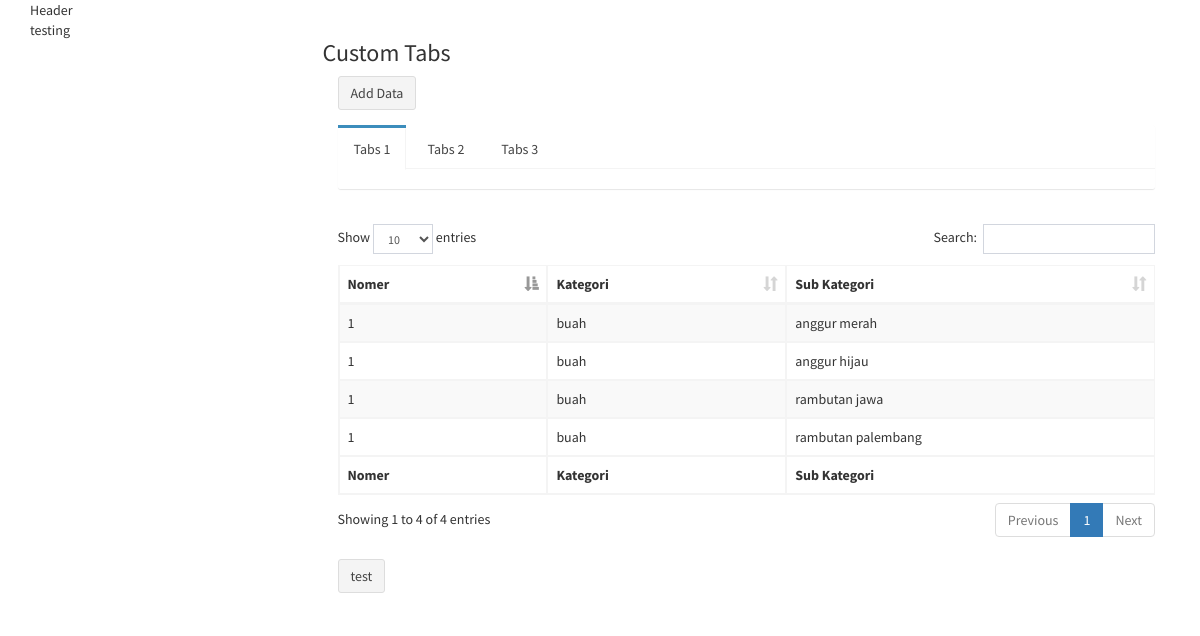
The page /index.php/tabs/detail/1 on the database its author committed.
### tables this page shows
CREATE TABLE IF NOT EXISTS `data` (
  `id_data` int(11) NOT NULL AUTO_INCREMENT,
  `id_tabs` int(11) NOT NULL,
  `nomer` int(11) NOT NULL,
  `content` text NOT NULL,
  PRIMARY KEY (`id_data`),
  KEY `id_tabs` (`id_tabs`)
);

CREATE TABLE IF NOT EXISTS `sub_menu` (
  `id_sub` int(11) NOT NULL AUTO_INCREMENT,
  `id_data` int(11) NOT NULL,
  `kategori` varchar(50) NOT NULL,
  `sub_kategori` varchar(50) NOT NULL,
  PRIMARY KEY (`id_sub`),
  KEY `id_data` (`id_data`),
  KEY `id_data_2` (`id_data`)
);

CREATE TABLE IF NOT EXISTS `menu` (
  `id` int(11) NOT NULL AUTO_INCREMENT,
  `menu` varchar(11) NOT NULL,
  PRIMARY KEY (`id`)
);

### application/controllers/Tabs.php (called while the page is built, shortened)
<?php
class Tabs extends CI_Controller {
        public function __construct() {
            $this->load->model('Model_tabs');
        }
        public function detail($id)
	{
                $data['menu']       = $this->Model_tabs->get_menu($id);
                $data['nomer']      = $this->Model_tabs->get_nomer($id);
                $data['sub_menu']   = $this->Model_tabs->get_sub_menu($id);
		$this->load->view('tabs', $data);
	}
}

### index.php (called while the page is built, shortened)
<?php
require_once BASEPATH.'core/CodeIgniter.php';

### application/models/Model_tabs.php (called while the page is built, shortened)
 <?php
class Model_tabs extends CI_Model {
        function get_menu($id){
            $this->db->select('a.id, a.menu, b.id_data, b.content, b.nomer');
            $this->db->from('menu as a');
            $this->db->join('data as b', 'a.id = b.id_tabs');
            $this->db->where('a.id', $id);
            return $this->db->get()->result();
        }
        function get_nomer($id){
            $this->db->select('nomer');
            $this->db->from('data');
            $this->db->where('id_tabs', $id);
            $this->db->order_by('nomer', 'ASC');
            return $this->db->get()->result();
        }
        function get_sub_menu($id){
            $this->db->select('b.kategori, b.sub_kategori, c.id');
            $this->db->from('data as a');
            $this->db->join('sub_menu as b', 'a.id_data = b.id_data');
            $this->db->join('menu as c', 'a.id_tabs = c.id');
            $this->db->where('c.id', $id);
            return $this->db->get()->result();
        }
}

### application/views/tabs.php (the view, shortened to what this page needs)
<!DOCTYPE html>
<!DOCTYPE html>
<html lang="en">
    <head>
        <link href="<?php echo base_url('assets/css/bootstrap.min.css'); ?>" rel="stylesheet">
        <link href="<?php echo base_url('assets/css/dataTables.bootstrap.css'); ?>" rel="stylesheet">
        <link href="<?php echo base_url('assets/css/AdminLTE.min.css'); ?>" rel="stylesheet">
    </head>
    <body>
        <div class="container">
            <div class="row">
                <div class="col-md-12">Header</div>
                <div class="col-md-3">testing</div>
                <div class="col-md-9">
                    <h3 class="pagetesing-header">Custom Tabs</h3>
                    <div class="col-md-12 form-group">
                        <button type="button" class="btn btn-default" data-toggle="modal" data-target="#myModal"> Add Data </button>
                        </div>
                    </div>
                    <div class="col-md-12 form-group">
                        <div class="nav-tabs-custom" id="tabs">
                            <ul class="nav nav-tabs">
                                <?php foreach ($menu as $q) {} $code = $menu[0]->id_data; ?>
                                <?php
                                foreach ($menu as $q):
                                    $tab_status = ($q->id_data == $code) ? 'active' : '';
                                    echo '<li class="' . $tab_status . '">'
                                    . '<a href="#tabs' . $q->id_data . '" data-toggle="tab">Tabs '. $q->nomer . '</a></li>';
                                endforeach;
                                ?>
                            </ul>
                            <div class="tab-content">
                            </div>
                        </div>
                    </div>
                    <div class="col-md-12 form-group">
                        <table id="example1" class="table table-bordered table-striped">
                            <thead>
                                <tr>
                                    <th>Nomer</th>
                                    <th>Kategori</th>
                                    <th>Sub Kategori</th>
                                </tr>
                            </thead>
                            <tbody>
                                <?php foreach ($sub_menu as $q): ?>
                                <tr>
                                    <td><?php echo $q->id ?></td>
                                    <td><?php echo $q->kategori ?></td>
                                    <td><?php echo $q->sub_kategori ?></td>
                                </tr>
                                    <?php endforeach; ?>
                            </tbody>
                            <tfoot>
                                <tr>
                                    <th>Nomer</th>
                                    <th>Kategori</th>
                                    <th>Sub Kategori</th>
                                </tr>
                            </tfoot>
                        </table>
                    </div>
                    <div class="col-md-12 form-group">
                        <button type="button" class="btn btn-default" id="id">test</button>
                    </div>
            </div>
        </div>
    </body>
</html>

### rows shown on the page
data: nomer "1"
data: nomer "2"
data: nomer "3"
sub_menu: menu.id "1", kategori "buah", sub_kategori "anggur merah"
sub_menu: menu.id "1", kategori "buah", sub_kategori "anggur hijau"
sub_menu: menu.id "1", kategori "buah", sub_kategori "rambutan jawa"
sub_menu: menu.id "1", kategori "buah", sub_kategori "rambutan palembang"
